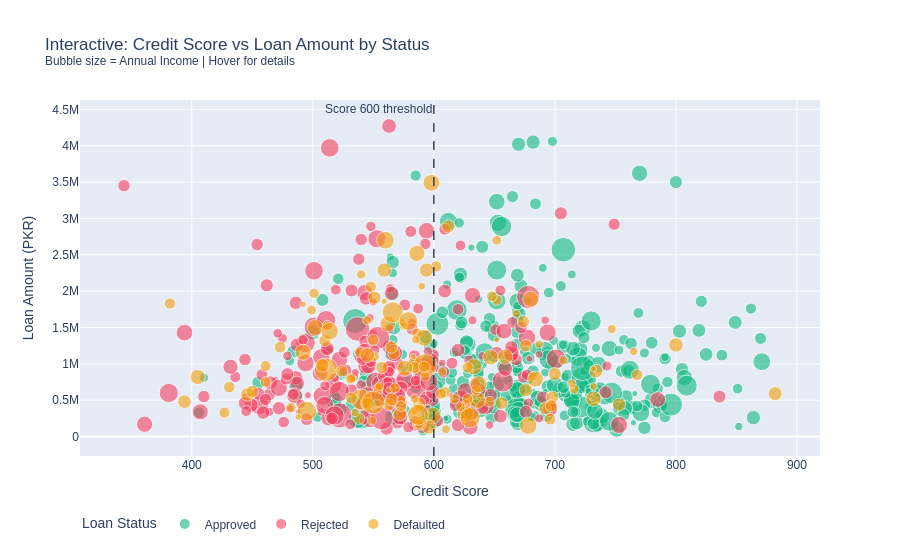

The code cell stored with this chart in its notebook:
### Code cell
# CHART B — Plotly interactive: Credit score vs Loan amount (scatter)
# Hover to see customer details — impossible with static charts

plot_df = df[df['loan_status'].isin(['Approved','Rejected','Defaulted'])].copy()

fig_scatter = px.scatter(
    plot_df,
    x='credit_score',
    y='loan_amount',
    color='loan_status',
    color_discrete_map={'Approved':'#10B981','Rejected':'#F43F5E','Defaulted':'#F59E0B'},
    size='annual_income',
    size_max=18,
    hover_data=['customer_id','city','employment_type','loan_type','interest_rate'],
    opacity=0.6,
    title='Interactive: Credit Score vs Loan Amount by Status<br><sup>Bubble size = Annual Income | Hover for details</sup>',
    labels={'credit_score': 'Credit Score', 'loan_amount': 'Loan Amount (PKR)',
            'loan_status': 'Status'}
)

fig_scatter.update_layout(
    width=900, height=550,
    font=dict(family='Arial', size=12),
    legend=dict(title='Loan Status', orientation='h', y=-0.15)
)

# Add vertical line at credit score 600 (risk threshold from analysis)
fig_scatter.add_vline(x=600, line_dash='dash', line_color='#334155', line_width=1.5,
                      annotation_text='Score 600 threshold', annotation_position='top left')

fig_scatter.show()

### Figure 1 — Plotly figure (JSON) as saved in the notebook; plotly's stock layout.template omitted (floating-point values rounded to 4 significant figures; data arrays with more than 128 entries replaced by an {"elided": "..."} marker saying what was removed)
{"data": [{"customdata": {"elided": "335x5 mixed values"}, "hovertemplate": "Status=Approved<br>Credit Score=%{x}<br>Loan Amount (PKR)=%{y}<br>annual_income=%{marker.size}<br>customer_id=%{customdata[0]}<br>city=%{customdata[1]}<br>employment_type=%{customdata[2]}<br>loan_type=%{customdata[3]}<br>interest_rate=%{customdata[4]}<extra></extra>", "legendgroup": "Approved", "marker": {"color": "#10B981", "opacity": 0.6, "size": {"elided": "335 int values"}, "sizemode": "area", "sizeref": 1259.0, "symbol": "circle"}, "mode": "markers", "name": "Approved", "orientation": "v", "showlegend": true, "type": "scatter", "x": {"elided": "335 int values"}, "xaxis": "x", "y": {"elided": "335 int values"}, "yaxis": "y"}, {"customdata": {"elided": "248x5 mixed values"}, "hovertemplate": "Status=Rejected<br>Credit Score=%{x}<br>Loan Amount (PKR)=%{y}<br>annual_income=%{marker.size}<br>customer_id=%{customdata[0]}<br>city=%{customdata[1]}<br>employment_type=%{customdata[2]}<br>loan_type=%{customdata[3]}<br>interest_rate=%{customdata[4]}<extra></extra>", "legendgroup": "Rejected", "marker": {"color": "#F43F5E", "opacity": 0.6, "size": {"elided": "248 int values"}, "sizemode": "area", "sizeref": 1259.0, "symbol": "circle"}, "mode": "markers", "name": "Rejected", "orientation": "v", "showlegend": true, "type": "scatter", "x": {"elided": "248 int values"}, "xaxis": "x", "y": {"elided": "248 int values"}, "yaxis": "y"}, {"customdata": {"elided": "136x5 mixed values"}, "hovertemplate": "Status=Defaulted<br>Credit Score=%{x}<br>Loan Amount (PKR)=%{y}<br>annual_income=%{marker.size}<br>customer_id=%{customdata[0]}<br>city=%{customdata[1]}<br>employment_type=%{customdata[2]}<br>loan_type=%{customdata[3]}<br>interest_rate=%{customdata[4]}<extra></extra>", "legendgroup": "Defaulted", "marker": {"color": "#F59E0B", "opacity": 0.6, "size": {"elided": "136 int values"}, "sizemode": "area", "sizeref": 1259.0, "symbol": "circle"}, "mode": "markers", "name": "Defaulted", "orientation": "v", "showlegend": true, "type": "scatter", "x": {"elided": "136 int values"}, "xaxis": "x", "y": {"elided": "136 int values"}, "yaxis": "y"}], "layout": {"annotations": [{"showarrow": false, "text": "Score 600 threshold", "x": 600, "xanchor": "right", "xref": "x", "y": 1, "yanchor": "top", "yref": "y domain"}], "font": {"family": "Arial", "size": 12}, "height": 550, "legend": {"itemsizing": "constant", "orientation": "h", "title": {"text": "Loan Status"}, "tracegroupgap": 0, "y": -0.15}, "shapes": [{"line": {"color": "#334155", "dash": "dash", "width": 1.5}, "type": "line", "x0": 600, "x1": 600, "xref": "x", "y0": 0, "y1": 1, "yref": "y domain"}], "title": {"text": "Interactive: Credit Score vs Loan Amount by Status<br><sup>Bubble size = Annual Income | Hover for details</sup>"}, "width": 900, "xaxis": {"anchor": "y", "domain": [0, 1], "title": {"text": "Credit Score"}}, "yaxis": {"anchor": "x", "domain": [0, 1], "title": {"text": "Loan Amount (PKR)"}}}}
